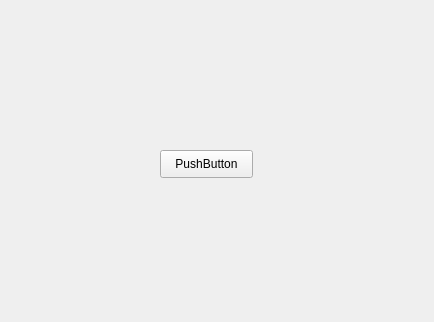
<?xml version="1.0" encoding="UTF-8"?>
<ui version="4.0">
 <class>Form</class>
 <widget class="QWidget" name="Form">
  <property name="geometry">
   <rect>
    <x>0</x>
    <y>0</y>
    <width>434</width>
    <height>322</height>
   </rect>
  </property>
  <property name="windowTitle">
   <string>Form</string>
  </property>
  <widget class="QPushButton" name="pushButton">
   <property name="geometry">
    <rect>
     <x>160</x>
     <y>150</y>
     <width>93</width>
     <height>28</height>
    </rect>
   </property>
   <property name="text">
    <string>PushButton</string>
   </property>
  </widget>
 </widget>
 <resources/>
 <connections/>
</ui>
